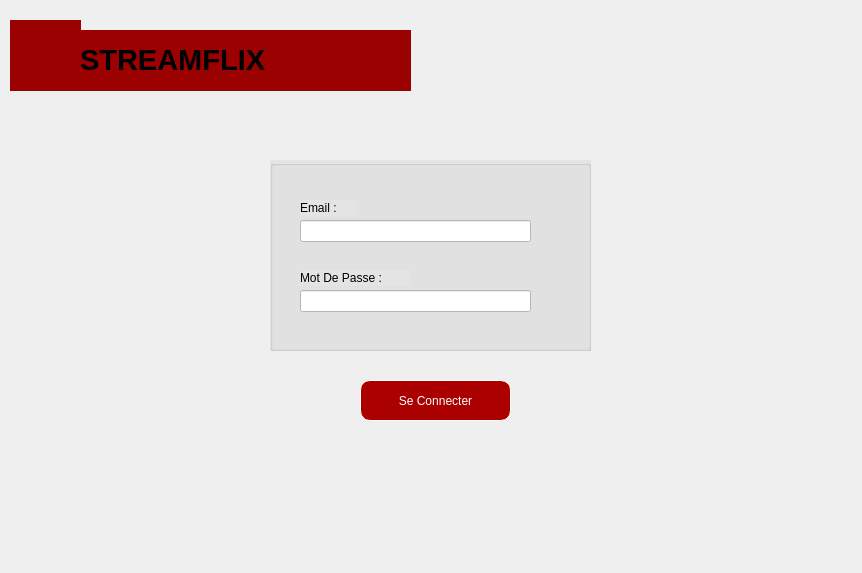
<?xml version="1.0" encoding="UTF-8"?>
<ui version="4.0">
 <class>Login</class>
 <widget class="QDialog" name="Login">
  <property name="geometry">
   <rect>
    <x>0</x>
    <y>0</y>
    <width>862</width>
    <height>573</height>
   </rect>
  </property>
  <property name="windowTitle">
   <string>Dialog</string>
  </property>
  <widget class="QLabel" name="label">
   <property name="geometry">
    <rect>
     <x>0</x>
     <y>-80</y>
     <width>861</width>
     <height>731</height>
    </rect>
   </property>
   <property name="styleSheet">
    <string notr="true">image: url(:/new/prefix1/Background.png);</string>
   </property>
   <property name="text">
    <string/>
   </property>
  </widget>
  <widget class="QLabel" name="label_40">
   <property name="geometry">
    <rect>
     <x>10</x>
     <y>20</y>
     <width>71</width>
     <height>71</height>
    </rect>
   </property>
   <property name="styleSheet">
    <string notr="true">image: url(:/new/prefix1/Logo.png);
background-color: rgb(155, 1, 1);</string>
   </property>
   <property name="text">
    <string/>
   </property>
  </widget>
  <widget class="QLabel" name="label_44">
   <property name="geometry">
    <rect>
     <x>80</x>
     <y>30</y>
     <width>331</width>
     <height>61</height>
    </rect>
   </property>
   <property name="styleSheet">
    <string notr="true">background-color: rgb(155, 1, 1);
font: 19pt &quot;Sitka&quot;;</string>
   </property>
   <property name="text">
    <string>&lt;html&gt;&lt;head/&gt;&lt;body&gt;&lt;p&gt;&lt;span style=&quot; font-size:22pt; font-weight:600;&quot;&gt;STREAMFLIX&lt;/span&gt;&lt;/p&gt;&lt;/body&gt;&lt;/html&gt;</string>
   </property>
  </widget>
  <widget class="QPushButton" name="Connecter">
   <property name="geometry">
    <rect>
     <x>360</x>
     <y>380</y>
     <width>151</width>
     <height>41</height>
    </rect>
   </property>
   <property name="styleSheet">
    <string notr="true">background-color: rgb(170, 0, 0);
border :1px solid rgb(255, 255, 255);
border-radius :10px;
color: #FFF;
padding-left: 20px;
padding-right:20px;
</string>
   </property>
   <property name="text">
    <string>Se Connecter</string>
   </property>
  </widget>
  <widget class="QGroupBox" name="groupBox">
   <property name="geometry">
    <rect>
     <x>270</x>
     <y>160</y>
     <width>321</width>
     <height>191</height>
    </rect>
   </property>
   <property name="styleSheet">
    <string notr="true">font: 9pt &quot;Sitka&quot;;
background-color: rgb(228, 228, 228);</string>
   </property>
   <property name="title">
    <string/>
   </property>
   <widget class="QLabel" name="label_2">
    <property name="geometry">
     <rect>
      <x>30</x>
      <y>40</y>
      <width>56</width>
      <height>16</height>
     </rect>
    </property>
    <property name="text">
     <string>Email :</string>
    </property>
   </widget>
   <widget class="QLabel" name="label_3">
    <property name="geometry">
     <rect>
      <x>30</x>
      <y>110</y>
      <width>111</width>
      <height>16</height>
     </rect>
    </property>
    <property name="text">
     <string>Mot De Passe :</string>
    </property>
   </widget>
   <widget class="QLineEdit" name="lineEdit1">
    <property name="geometry">
     <rect>
      <x>30</x>
      <y>60</y>
      <width>231</width>
      <height>22</height>
     </rect>
    </property>
    <property name="styleSheet">
     <string notr="true">background-color: rgb(255, 255, 255);</string>
    </property>
   </widget>
   <widget class="QLineEdit" name="lineEdit_2">
    <property name="geometry">
     <rect>
      <x>30</x>
      <y>130</y>
      <width>231</width>
      <height>22</height>
     </rect>
    </property>
    <property name="styleSheet">
     <string notr="true">background-color: rgb(255, 255, 255);</string>
    </property>
   </widget>
  </widget>
 </widget>
 <resources/>
 <connections/>
</ui>
